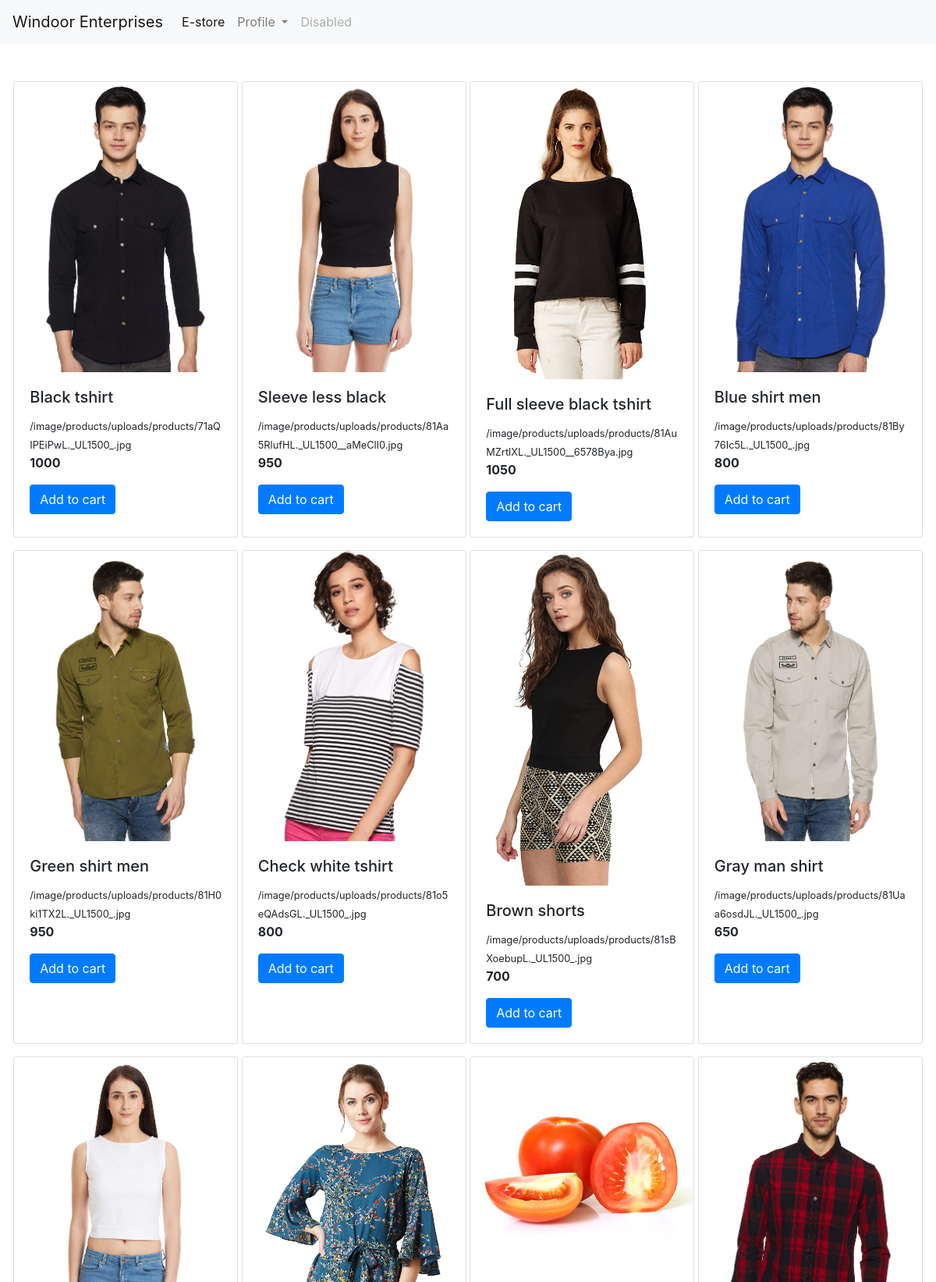
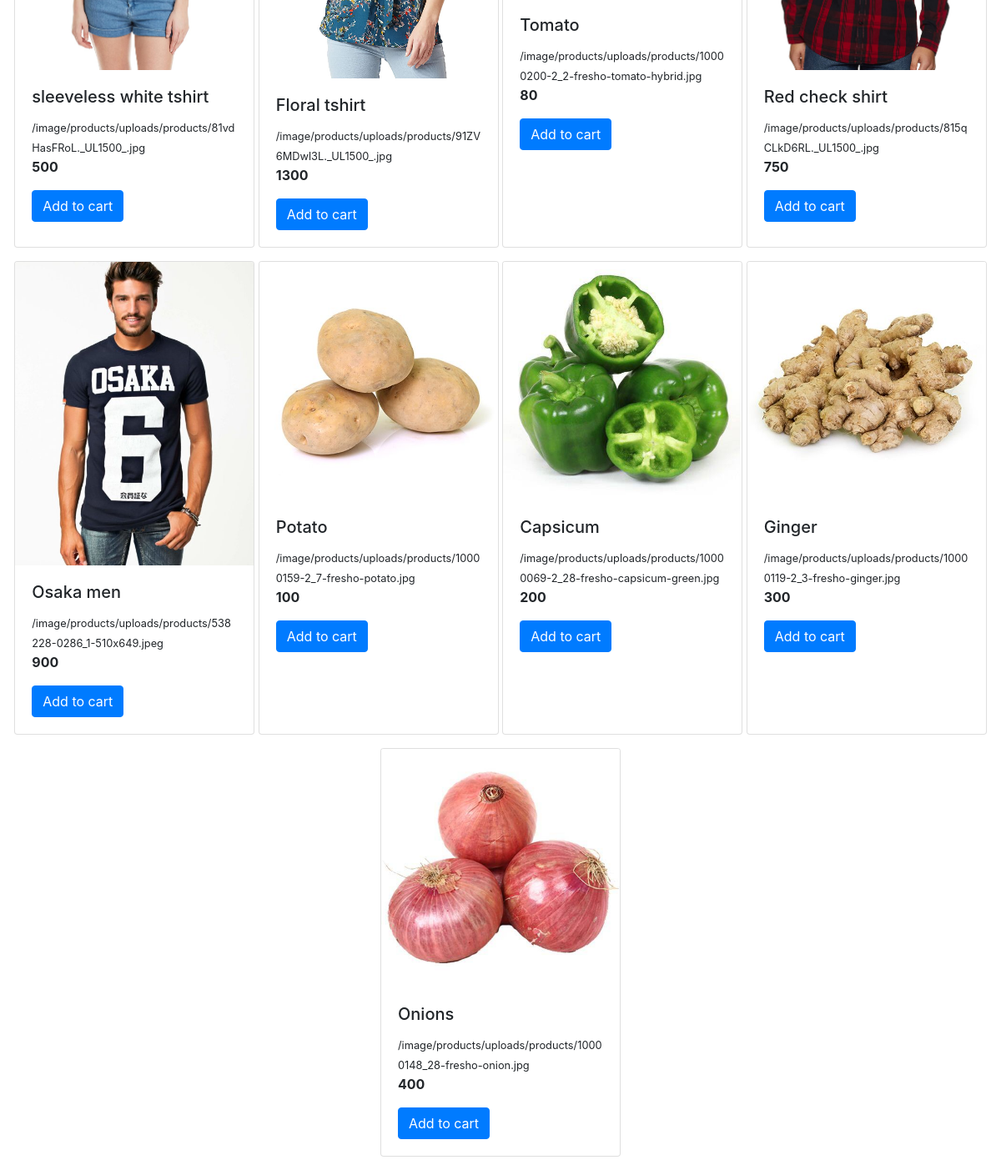
The page / on the database its author committed (2 pictures, top to bottom).
### store/models/product.py (models this page shows)
class Product(models.Model):
        name = models.CharField(max_length=50)
        price = models.IntegerField(default=0)
        category = models.ForeignKey(Category, on_delete=models.CASCADE, default=1)
        description = models.CharField(max_length=20)
        image = models. ImageField(upload_to="uploads/products/")
        @staticmethod
        def get_all_products():
            return Product.objects.all()

### store/views.py (the view)
# urls.py: path('', index),
def index(request):
	p = Product.get_all_products()
	return render(request, 'index.html', {'products' : p})

### store/templates/index.html (shortened to what this page needs)
<!doctype html>
<html lang="en">
  <head>
    <link rel="stylesheet" href="https://stackpath.bootstrapcdn.com/bootstrap/4.5.2/css/bootstrap.min.css">
  </head>
  <body>
	<nav class="navbar navbar-expand-lg navbar-light bg-light">
  <a class="navbar-brand" href="#"> Windoor Enterprises </a>
  <div class="collapse navbar-collapse" id="navbarSupportedContent">
    <ul class="navbar-nav mr-auto">
      <li class="nav-item active">
        <a class="nav-link" href="#"> E-store <span class="sr-only">(current)</span></a>
      </li>
	 <li class="nav-item dropdown my-2 my-lg-0">
        <a class="nav-link dropdown-toggle my-2 my-lg-0" href="#" id="navbarDropdown" role="button" data-toggle="dropdown" aria-haspopup="true" aria-expanded="false">
          Profile
        </a>
      </li>
	 <li class="nav-item">
        <a class="nav-link disabled my-2 my-lg-0" href="#" tabindex="-1" aria-disabled="true">Disabled</a>
      </li>
</nav>
	<div class = "container-fluid mt-5">
	<div class = "row mx-auto">
	{% for product in products %}
	<div class="card mx-auto mb-3" style="width: 18rem;">
		<img src="{{product.image.url}}" class="card-img-top" alt="...">
		<div class="card-body">
		<h5 class="card-title"> {{product.name}} </h5>
		<small> {{product.image.url}} </small>
		<p class="card-text"> <b> {{product.price}}</b></p>
		<a href="#" class="btn btn-primary"> Add to cart </a>
		</div>
	</div>
	{% endfor %}
	</div>
	</div>
  </body>
</html>

### rows shown on the page
Product: image (picture), name "Black tshirt", image "/image/products/uploads/products/71aQIPEiPwL._UL1500_.jpg", price "1000"
Product: image (picture), name "Sleeve less black", image "/image/products/uploads/products/81Aa5RlufHL._UL1500__aMeClI0.jpg", price "950"
Product: image (picture), name "Full sleeve black tshirt", image "/image/products/uploads/products/81AuMZrtlXL._UL1500__6578Bya.jpg", price "1050"
Product: image (picture), name "Blue shirt men", image "/image/products/uploads/products/81By76Ic5L._UL1500_.jpg", price "800"
Product: image (picture), name "Green shirt men", image "/image/products/uploads/products/81H0ki1TX2L._UL1500_.jpg", price "950"
Product: image (picture), name "Check white tshirt", image "/image/products/uploads/products/81o5eQAdsGL._UL1500_.jpg", price "800"
Product: image (picture), name "Brown shorts", image "/image/products/uploads/products/81sBXoebupL._UL1500_.jpg", price "700"
Product: image (picture), name "Gray man shirt", image "/image/products/uploads/products/81Uaa6osdJL._UL1500_.jpg", price "650"
Product: image (picture), name "sleeveless white tshirt", image "/image/products/uploads/products/81vdHasFRoL._UL1500_.jpg", price "500"
Product: image (picture), name "Floral tshirt", image "/image/products/uploads/products/91ZV6MDwl3L._UL1500_.jpg", price "1300"
Product: image (picture), name "Tomato", image "/image/products/uploads/products/10000200-2_2-fresho-tomato-hybrid.jpg", price "80"
Product: image (picture), name "Red check shirt", image "/image/products/uploads/products/815qCLkD6RL._UL1500_.jpg", price "750"
Product: image (picture), name "Osaka men", image "/image/products/uploads/products/538228-0286_1-510x649.jpeg", price "900"
Product: image (picture), name "Potato", image "/image/products/uploads/products/10000159-2_7-fresho-potato.jpg", price "100"
Product: image (picture), name "Capsicum", image "/image/products/uploads/products/10000069-2_28-fresho-capsicum-green.jpg", price "200"
Product: image (picture), name "Ginger", image "/image/products/uploads/products/10000119-2_3-fresho-ginger.jpg", price "300"
Product: image (picture), name "Onions", image "/image/products/uploads/products/10000148_28-fresho-onion.jpg", price "400"
